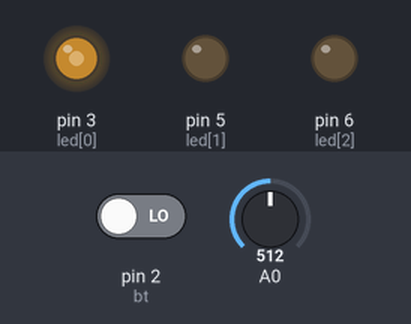
The sketch below on a simulated Arduino Uno, built with avr-gcc and run on an emulated ATmega328P. Parts: output pins drawn as LEDs (lit = HIGH). The test bench sets the inputs (shaded band); at power-on: A0 = 512, pin 2 (bt) LOW.

Above: at 1.2 s.
1.3 s: A0 set to 716
At 1.8 s:
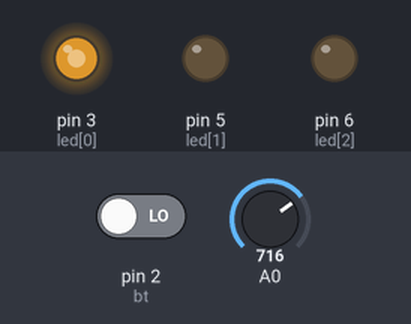
2.8 s: pin 2 (bt) driven HIGH
At 4.6 s:
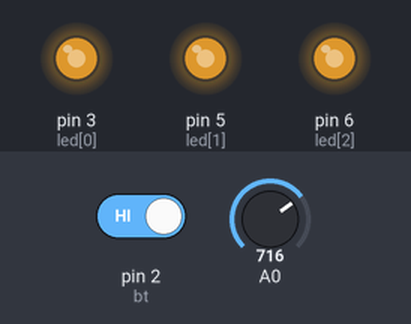
4.9 s: A0 set to 900
At 5.05 s:
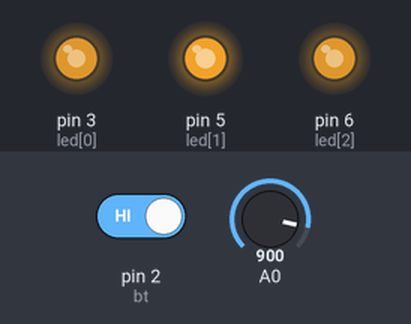
7.0 s: A0 set to 511
At 8.8 s:
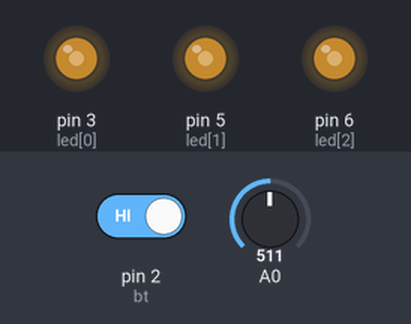
9.1 s: A0 set to 122
At 10.7 s:
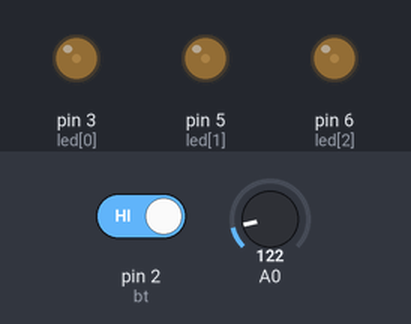
11.2 s: A0 set to 0
At 11.35 s:
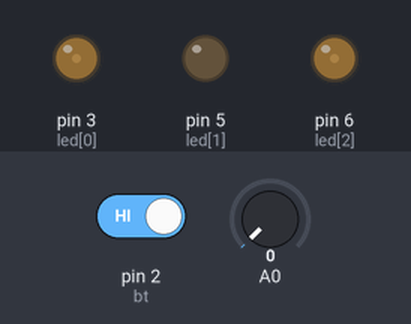
Timing chart, 0 to 14.2 s (numbered marks = the images above; inputs shaded):
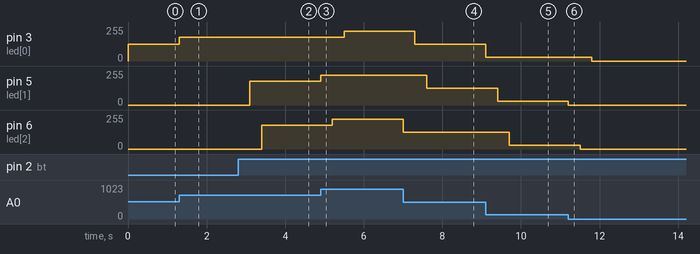

Measured:
- after the input at 1.3 s, pin 3 (led[0]): 127/255 → 178/255 at once
- after the input at 2.8 s, pin 5 (led[1]): 0/255 → 178/255 after 0.30 s; pin 6 (led[2]): 0/255 → 178/255 after 0.60 s
- after the input at 4.9 s, pin 3 (led[0]): 178/255 → 224/255 after 0.60 s; pin 5 (led[1]): 178/255 → 224/255 at once; pin 6 (led[2]): 178/255 → 224/255 after 0.30 s
- after the input at 7.0 s, pin 3 (led[0]): 224/255 → 127/255 after 0.30 s; pin 5 (led[1]): 224/255 → 127/255 after 0.60 s; pin 6 (led[2]): 224/255 → 127/255 at once
- after the input at 9.1 s, pin 3 (led[0]): 127/255 → 30/255 at once; pin 5 (led[1]): 127/255 → 30/255 after 0.30 s; pin 6 (led[2]): 127/255 → 30/255 after 0.60 s
- after the input at 11.2 s, pin 3 (led[0]): 30/255 → 0/255 after 0.61 s; pin 5 (led[1]): 30/255 → 0/255 at once; pin 6 (led[2]): 30/255 → 0/255 after 0.31 s

The sketch:

P09_3LED_CON_POT.ino
```cpp
/* #9 - Contrrollo luminosità per 3 LED (es RGB)

 - LED su D3, D5, D6
 - BUTTON su D2
 - POT su A0

uso il BT per selezionare il LED e monidificare la luminosità
*/

//pin del LED
int led[3]= {3,5,6};

//pin del pulsante
int bt = 2;

//indice led corrente
int led_corrente = 0;

//luminosità led
int lumi[3] = {0,0,0};

void setup() {
  //imposto i pin
  pinMode(bt, INPUT);
}

void loop() {
  //se il tasto 1 viene premuto...
  if (digitalRead(bt)) {
    //cambio lo stato
    led_corrente++;
    //faccio ciclare lo stato
    if (led_corrente > 2) led_corrente = 0;
    //attendo che i rimbalzi cessino (poor-man debouncing)
    delay(300);
  }

  //per il LED corrente leggo l'intensità
  int val = analogRead(A0);
  //la salvo nell'array
  lumi[led_corrente] = map(val, 0, 1023, 0, 255);
  //la applico
  analogWrite(led[led_corrente], lumi[led_corrente]);
}
```
